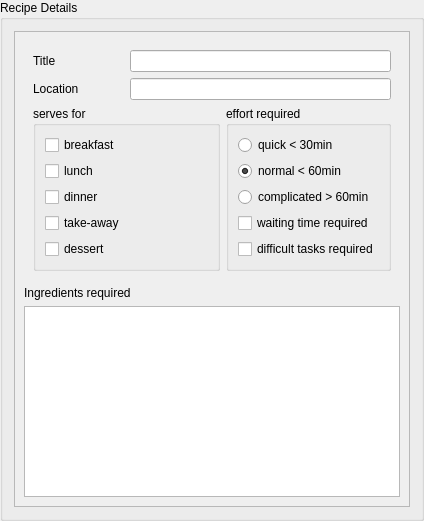
<?xml version="1.0" encoding="UTF-8"?>
<ui version="4.0">
 <class>RecipeDetails</class>
 <widget class="QGroupBox" name="RecipeDetails">
  <property name="geometry">
   <rect>
    <x>0</x>
    <y>0</y>
    <width>424</width>
    <height>521</height>
   </rect>
  </property>
  <property name="windowTitle">
   <string>GroupBox</string>
  </property>
  <property name="title">
   <string>Recipe Details</string>
  </property>
  <layout class="QHBoxLayout" name="horizontalLayout">
   <item>
    <widget class="QScrollArea" name="scrollArea">
     <property name="widgetResizable">
      <bool>true</bool>
     </property>
     <widget class="QWidget" name="scrollAreaWidgetContents">
      <property name="geometry">
       <rect>
        <x>0</x>
        <y>0</y>
        <width>398</width>
        <height>475</height>
       </rect>
      </property>
      <layout class="QVBoxLayout" name="verticalLayout_3">
       <item>
        <widget class="QFrame" name="frame">
         <property name="frameShape">
          <enum>QFrame::NoFrame</enum>
         </property>
         <property name="frameShadow">
          <enum>QFrame::Plain</enum>
         </property>
         <layout class="QGridLayout" name="gridLayout">
          <item row="0" column="0">
           <widget class="QLabel" name="label">
            <property name="text">
             <string>Title</string>
            </property>
           </widget>
          </item>
          <item row="0" column="1" colspan="2">
           <widget class="QLineEdit" name="line_title"/>
          </item>
          <item row="1" column="0">
           <widget class="QLabel" name="label_2">
            <property name="text">
             <string>Location</string>
            </property>
           </widget>
          </item>
          <item row="1" column="1" colspan="2">
           <widget class="QLineEdit" name="line_location"/>
          </item>
          <item row="2" column="0" colspan="2">
           <widget class="QGroupBox" name="groupBox_serving">
            <property name="title">
             <string>serves for</string>
            </property>
            <layout class="QVBoxLayout" name="verticalLayout">
             <item>
              <widget class="QCheckBox" name="check_is_breakfast">
               <property name="text">
                <string>breakfast</string>
               </property>
              </widget>
             </item>
             <item>
              <widget class="QCheckBox" name="check_is_lunch">
               <property name="text">
                <string>lunch</string>
               </property>
               <property name="checked">
                <bool>false</bool>
               </property>
              </widget>
             </item>
             <item>
              <widget class="QCheckBox" name="check_is_dinner">
               <property name="text">
                <string>dinner</string>
               </property>
               <property name="checked">
                <bool>false</bool>
               </property>
              </widget>
             </item>
             <item>
              <widget class="QCheckBox" name="check_is_mobile">
               <property name="text">
                <string>take-away</string>
               </property>
              </widget>
             </item>
             <item>
              <widget class="QCheckBox" name="check_is_dessert">
               <property name="text">
                <string>dessert</string>
               </property>
              </widget>
             </item>
            </layout>
           </widget>
          </item>
          <item row="2" column="2">
           <widget class="QGroupBox" name="groupBox_timing">
            <property name="title">
             <string>effort required</string>
            </property>
            <layout class="QVBoxLayout" name="verticalLayout_2">
             <item>
              <widget class="QRadioButton" name="radio_is_quick">
               <property name="text">
                <string>quick &lt; 30min</string>
               </property>
              </widget>
             </item>
             <item>
              <widget class="QRadioButton" name="radio_is_normal">
               <property name="text">
                <string>normal &lt; 60min</string>
               </property>
               <property name="checked">
                <bool>true</bool>
               </property>
              </widget>
             </item>
             <item>
              <widget class="QRadioButton" name="radio_is_slow">
               <property name="text">
                <string>complicated &gt; 60min</string>
               </property>
              </widget>
             </item>
             <item>
              <widget class="QCheckBox" name="check_needs_waiting">
               <property name="text">
                <string>waiting time required</string>
               </property>
              </widget>
             </item>
             <item>
              <widget class="QCheckBox" name="check_is_difficult">
               <property name="text">
                <string>difficult tasks required</string>
               </property>
              </widget>
             </item>
            </layout>
           </widget>
          </item>
         </layout>
        </widget>
       </item>
       <item>
        <widget class="QLabel" name="label_3">
         <property name="frameShape">
          <enum>QFrame::NoFrame</enum>
         </property>
         <property name="text">
          <string>Ingredients required</string>
         </property>
        </widget>
       </item>
       <item>
        <widget class="QTextEdit" name="textEdit_ingredients">
         <property name="font">
          <font>
           <family>FreeMono</family>
          </font>
         </property>
         <property name="html">
          <string>&lt;!DOCTYPE HTML PUBLIC &quot;-//W3C//DTD HTML 4.0//EN&quot; &quot;http://www.w3.org/TR/REC-html40/strict.dtd&quot;&gt;
&lt;html&gt;&lt;head&gt;&lt;meta name=&quot;qrichtext&quot; content=&quot;1&quot; /&gt;&lt;style type=&quot;text/css&quot;&gt;
p, li { white-space: pre-wrap; }
&lt;/style&gt;&lt;/head&gt;&lt;body style=&quot; font-family:'FreeMono'; font-size:11pt; font-weight:400; font-style:normal;&quot;&gt;
&lt;p style=&quot;-qt-paragraph-type:empty; margin-top:0px; margin-bottom:0px; margin-left:0px; margin-right:0px; -qt-block-indent:0; text-indent:0px; font-family:'Sans Serif'; font-size:9pt;&quot;&gt;&lt;br /&gt;&lt;/p&gt;&lt;/body&gt;&lt;/html&gt;</string>
         </property>
        </widget>
       </item>
      </layout>
     </widget>
    </widget>
   </item>
  </layout>
 </widget>
 <resources/>
 <connections/>
</ui>
